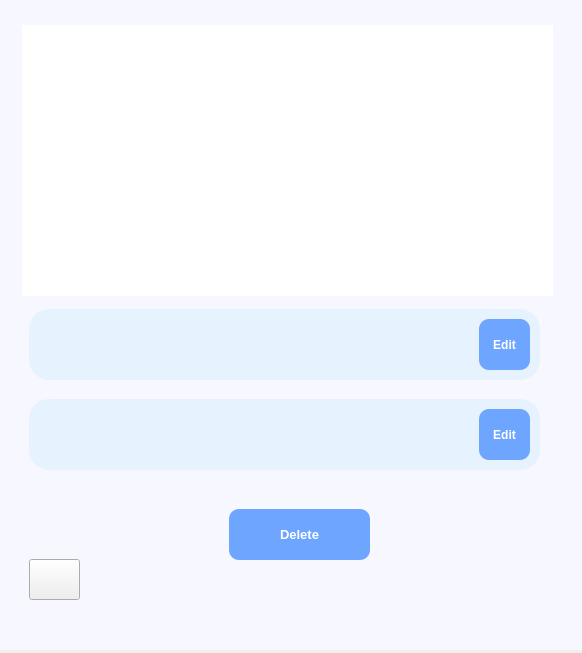
<?xml version="1.0" encoding="UTF-8"?>
<ui version="4.0">
 <class>MainWindow</class>
 <widget class="QMainWindow" name="MainWindow">
  <property name="geometry">
   <rect>
    <x>0</x>
    <y>0</y>
    <width>582</width>
    <height>653</height>
   </rect>
  </property>
  <property name="windowTitle">
   <string>Todo List</string>
  </property>
  <widget class="QWidget" name="centralwidget">
   <widget class="QStackedWidget" name="stackedWidget">
    <property name="geometry">
     <rect>
      <x>-11</x>
      <y>-1</y>
      <width>611</width>
      <height>661</height>
     </rect>
    </property>
    <property name="currentIndex">
     <number>1</number>
    </property>
    <widget class="QWidget" name="page">
     <widget class="QListWidget" name="listWidget">
      <property name="geometry">
       <rect>
        <x>10</x>
        <y>0</y>
        <width>581</width>
        <height>661</height>
       </rect>
      </property>
      <property name="styleSheet">
       <string notr="true">QListWidget {
    background-color: #f7f7ff;  /* پس‌زمینه تار با شفافیت */
    border: none;                             /* حذف حاشیه */
    border-radius: 15px;                      /* گرد کردن گوشه‌ها */
    color: black;                             /* رنگ متن آیتم‌ها */
    padding: 5px;                             /* فاصله داخلی */
    font-size: 14px;
}




QListWidget::item {
    padding: 8px;
}
QListWidget::item:selected {
    background-color: rgba(255, 255, 255, 50); /* رنگ آیتم انتخاب‌شده */
}</string>
      </property>
     </widget>
     <widget class="QWidget" name="widget" native="true">
      <property name="geometry">
       <rect>
        <x>400</x>
        <y>510</y>
        <width>161</width>
        <height>121</height>
       </rect>
      </property>
      <widget class="QPushButton" name="add1_pushButton">
       <property name="geometry">
        <rect>
         <x>30</x>
         <y>0</y>
         <width>101</width>
         <height>101</height>
        </rect>
       </property>
       <property name="styleSheet">
        <string notr="true">QPushButton {
    background-color: rgb(110, 166, 255);     
    border: none;               
    border-radius: 50px;          
    padding: 10px 20px;           
    font-size: 14px;              
}


QPushButton:hover {
    background-color: rgb(80, 140, 230);    
}

QPushButton:pressed {
    background-color: rgb(60, 120, 200);    
}
</string>
       </property>
       <property name="text">
        <string/>
       </property>
       <property name="icon">
        <iconset>
         <normaloff>../assets/icons/add.png</normaloff>../assets/icons/add.png</iconset>
       </property>
       <property name="iconSize">
        <size>
         <width>70</width>
         <height>70</height>
        </size>
       </property>
       <property name="autoDefault">
        <bool>false</bool>
       </property>
       <property name="flat">
        <bool>true</bool>
       </property>
      </widget>
     </widget>
    </widget>
    <widget class="QWidget" name="page_2">
     <widget class="QLabel" name="background_label2">
      <property name="geometry">
       <rect>
        <x>10</x>
        <y>-30</y>
        <width>591</width>
        <height>681</height>
       </rect>
      </property>
      <property name="styleSheet">
       <string notr="true">QLabel{
background-color: #f7f7ff ;
}
</string>
      </property>
      <property name="text">
       <string/>
      </property>
     </widget>
     <widget class="QTextEdit" name="textEdit">
      <property name="geometry">
       <rect>
        <x>33</x>
        <y>26</y>
        <width>531</width>
        <height>271</height>
       </rect>
      </property>
      <property name="styleSheet">
       <string notr="true">QTextEdit{
    border: none;                             /* حذف حاشیه */
    border-radius: 20px;                      /* گرد کردن گوشه‌ها */
    color: black;                             /* رنگ متن داخل فیلد */
    font-size: 24px;

}</string>
      </property>
     </widget>
     <widget class="QLabel" name="reminder_label">
      <property name="geometry">
       <rect>
        <x>40</x>
        <y>310</y>
        <width>511</width>
        <height>71</height>
       </rect>
      </property>
      <property name="styleSheet">
       <string notr="true">QLabel {
    background-color: #e6f2fe ;  /* رنگ  */
    border: none;                             /* حذف حاشیه */
    border-radius: 20px;                      /* گرد کردن گوشه‌ها */
    color: black;                             /* رنگ متن داخل فیلد */
    padding: 6px 10px;                        /* فاصله داخلی */
    font-size: 14px;
}</string>
      </property>
      <property name="text">
       <string/>
      </property>
     </widget>
     <widget class="QLabel" name="date_label">
      <property name="geometry">
       <rect>
        <x>40</x>
        <y>400</y>
        <width>511</width>
        <height>71</height>
       </rect>
      </property>
      <property name="styleSheet">
       <string notr="true">QLabel {
    background-color: #e6f2fe ;  /* رنگ  */
    border: none;                             /* حذف حاشیه */
    border-radius: 20px;                      /* گرد کردن گوشه‌ها */
    color: black;                             /* رنگ متن داخل فیلد */
    padding: 6px 10px;                        /* فاصله داخلی */
    font-size: 14px;
}</string>
      </property>
      <property name="text">
       <string/>
      </property>
     </widget>
     <widget class="QPushButton" name="getback_pushButton">
      <property name="geometry">
       <rect>
        <x>40</x>
        <y>560</y>
        <width>51</width>
        <height>41</height>
       </rect>
      </property>
      <property name="text">
       <string/>
      </property>
      <property name="icon">
       <iconset>
        <normaloff>../assets/icons/arrow-back.ico</normaloff>../assets/icons/arrow-back.ico</iconset>
      </property>
      <property name="iconSize">
       <size>
        <width>30</width>
        <height>30</height>
       </size>
      </property>
     </widget>
     <widget class="QPushButton" name="reminder_edit_pushButton">
      <property name="geometry">
       <rect>
        <x>490</x>
        <y>320</y>
        <width>51</width>
        <height>51</height>
       </rect>
      </property>
      <property name="font">
       <font>
        <pointsize>9</pointsize>
        <weight>75</weight>
        <bold>true</bold>
       </font>
      </property>
      <property name="styleSheet">
       <string notr="true">QPushButton {
    background-color: rgb(110, 166, 255);     
    border: none;               
    border-radius: 10px;           
	color:rgb(255, 255, 255);              
}


QPushButton:hover {
    background-color: rgb(80, 140, 230);    
}

QPushButton:pressed {
    background-color: rgb(60, 120, 200);    
}
</string>
      </property>
      <property name="text">
       <string>Edit</string>
      </property>
     </widget>
     <widget class="QPushButton" name="date_edit_pushButton">
      <property name="geometry">
       <rect>
        <x>490</x>
        <y>410</y>
        <width>51</width>
        <height>51</height>
       </rect>
      </property>
      <property name="font">
       <font>
        <pointsize>9</pointsize>
        <weight>75</weight>
        <bold>true</bold>
       </font>
      </property>
      <property name="styleSheet">
       <string notr="true">QPushButton {
    background-color: rgb(110, 166, 255);     
    border: none;               
    border-radius: 10px;           
	color:rgb(255, 255, 255);              
}


QPushButton:hover {
    background-color: rgb(80, 140, 230);    
}

QPushButton:pressed {
    background-color: rgb(60, 120, 200);    
}
</string>
      </property>
      <property name="text">
       <string>Edit</string>
      </property>
     </widget>
     <widget class="QPushButton" name="delete_pushButton">
      <property name="geometry">
       <rect>
        <x>240</x>
        <y>510</y>
        <width>141</width>
        <height>51</height>
       </rect>
      </property>
      <property name="font">
       <font>
        <pointsize>10</pointsize>
        <weight>75</weight>
        <bold>true</bold>
       </font>
      </property>
      <property name="styleSheet">
       <string notr="true">QPushButton {
    background-color: rgb(110, 166, 255);     
    border: none;               
    border-radius: 10px;           
	color:rgb(255, 255, 255);              
}


QPushButton:hover {
    background-color: rgb(80, 140, 230);    
}

QPushButton:pressed {
    background-color: rgb(60, 120, 200);    
}
</string>
      </property>
      <property name="text">
       <string>Delete</string>
      </property>
     </widget>
    </widget>
   </widget>
  </widget>
 </widget>
 <resources/>
 <connections/>
</ui>
